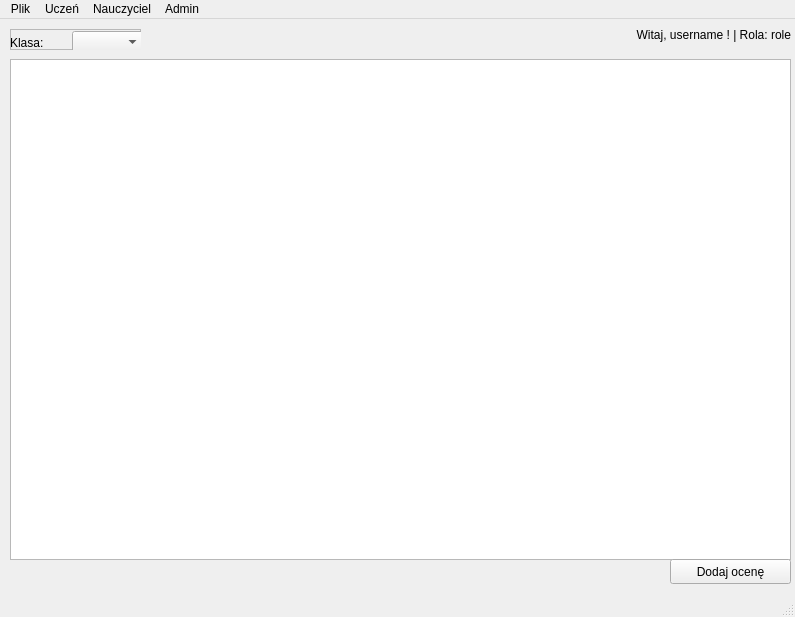
<?xml version="1.0" encoding="UTF-8"?>
<ui version="4.0">
 <class>MainWindow</class>
 <widget class="QMainWindow" name="MainWindow">
  <property name="geometry">
   <rect>
    <x>0</x>
    <y>0</y>
    <width>795</width>
    <height>617</height>
   </rect>
  </property>
  <property name="windowTitle">
   <string>Dziennik</string>
  </property>
  <widget class="QWidget" name="centralwidget">
   <widget class="QLabel" name="label_2">
    <property name="geometry">
     <rect>
      <x>530</x>
      <y>0</y>
      <width>261</width>
      <height>31</height>
     </rect>
    </property>
    <property name="text">
     <string>Witaj, username ! | Rola: role</string>
    </property>
    <property name="alignment">
     <set>Qt::AlignRight|Qt::AlignTrailing|Qt::AlignVCenter</set>
    </property>
   </widget>
   <widget class="QTableWidget" name="tableWidget">
    <property name="geometry">
     <rect>
      <x>10</x>
      <y>40</y>
      <width>781</width>
      <height>501</height>
     </rect>
    </property>
    <attribute name="horizontalHeaderDefaultSectionSize">
     <number>78</number>
    </attribute>
    <attribute name="horizontalHeaderStretchLastSection">
     <bool>false</bool>
    </attribute>
    <attribute name="verticalHeaderCascadingSectionResizes">
     <bool>false</bool>
    </attribute>
    <attribute name="verticalHeaderStretchLastSection">
     <bool>false</bool>
    </attribute>
   </widget>
   <widget class="QFrame" name="frame">
    <property name="geometry">
     <rect>
      <x>10</x>
      <y>10</y>
      <width>131</width>
      <height>21</height>
     </rect>
    </property>
    <property name="frameShape">
     <enum>QFrame::StyledPanel</enum>
    </property>
    <property name="frameShadow">
     <enum>QFrame::Raised</enum>
    </property>
    <widget class="QWidget" name="layoutWidget">
     <property name="geometry">
      <rect>
       <x>0</x>
       <y>0</y>
       <width>134</width>
       <height>27</height>
      </rect>
     </property>
     <layout class="QHBoxLayout" name="horizontalLayout">
      <item>
       <widget class="QLabel" name="label">
        <property name="text">
         <string>Klasa:</string>
        </property>
       </widget>
      </item>
      <item>
       <widget class="QComboBox" name="comboBox"/>
      </item>
     </layout>
    </widget>
   </widget>
   <widget class="QPushButton" name="pushButton">
    <property name="geometry">
     <rect>
      <x>670</x>
      <y>540</y>
      <width>121</width>
      <height>25</height>
     </rect>
    </property>
    <property name="text">
     <string>Dodaj ocenę</string>
    </property>
    <property name="icon">
     <iconset>
      <normaloff>../add.png</normaloff>../add.png</iconset>
    </property>
    <property name="iconSize">
     <size>
      <width>32</width>
      <height>32</height>
     </size>
    </property>
   </widget>
  </widget>
  <widget class="QMenuBar" name="menubar">
   <property name="geometry">
    <rect>
     <x>0</x>
     <y>0</y>
     <width>795</width>
     <height>22</height>
    </rect>
   </property>
   <widget class="QMenu" name="menuPlik">
    <property name="title">
     <string>Plik</string>
    </property>
    <addaction name="actionWyloguj_si"/>
    <addaction name="actionZamknij_program"/>
   </widget>
   <widget class="QMenu" name="menuNauczyciel">
    <property name="title">
     <string>Nauczyciel</string>
    </property>
    <addaction name="actionDodaj_sprawdzian"/>
    <addaction name="separator"/>
    <addaction name="actionDodaj_oceny"/>
    <addaction name="actionDodaj_wiele_ocen_2"/>
    <addaction name="separator"/>
    <addaction name="actionZmie_oceny_2"/>
   </widget>
   <widget class="QMenu" name="menuAdmin">
    <property name="title">
     <string>Admin</string>
    </property>
    <addaction name="actionDodaj_u_ytkownika"/>
    <addaction name="actionZmie_w_a_ciwo_ci_u_ytkownika"/>
    <addaction name="separator"/>
    <addaction name="actionDodaj_klas_2"/>
    <addaction name="actionZmie_w_a_ciwo_ci_klasy"/>
   </widget>
   <widget class="QMenu" name="menuUcze">
    <property name="title">
     <string>Uczeń</string>
    </property>
   </widget>
   <addaction name="menuPlik"/>
   <addaction name="menuUcze"/>
   <addaction name="menuNauczyciel"/>
   <addaction name="menuAdmin"/>
  </widget>
  <widget class="QStatusBar" name="statusbar"/>
  <action name="actionWyloguj_si">
   <property name="text">
    <string>Wyloguj się</string>
   </property>
  </action>
  <action name="actionZamknij_program">
   <property name="text">
    <string>Zamknij program</string>
   </property>
   <property name="shortcut">
    <string>Ctrl+W</string>
   </property>
  </action>
  <action name="actionDodaj_u_ytkownika">
   <property name="text">
    <string>Dodaj użytkownika</string>
   </property>
  </action>
  <action name="actionDodaj_klas">
   <property name="text">
    <string>Dodaj klasę</string>
   </property>
  </action>
  <action name="actionDodaj_sprawdzian">
   <property name="text">
    <string>Dodaj sprawdzian</string>
   </property>
  </action>
  <action name="actionDodaj_ocen">
   <property name="text">
    <string>Dodaj ocenę</string>
   </property>
  </action>
  <action name="actionDodaj_wiele_ocen">
   <property name="text">
    <string>Dodaj wiele ocen</string>
   </property>
  </action>
  <action name="actionZmie_oceny">
   <property name="text">
    <string>Zmień oceny</string>
   </property>
  </action>
  <action name="actionDodaj_oceny">
   <property name="text">
    <string>Dodaj ocenę</string>
   </property>
  </action>
  <action name="actionDodaj_wiele_ocen_2">
   <property name="text">
    <string>Dodaj wiele ocen</string>
   </property>
  </action>
  <action name="actionZmie_oceny_2">
   <property name="text">
    <string>Zmień oceny</string>
   </property>
  </action>
  <action name="actionZmie_w_a_ciwo_ci_u_ytkownika">
   <property name="text">
    <string>Zmień właściwości użytkownika</string>
   </property>
  </action>
  <action name="actionDodaj_klas_2">
   <property name="text">
    <string>Dodaj klasę</string>
   </property>
  </action>
  <action name="actionZmie_w_a_ciwo_ci_klasy">
   <property name="text">
    <string>Zmień właściwości klasy</string>
   </property>
  </action>
 </widget>
 <resources/>
 <connections/>
</ui>
